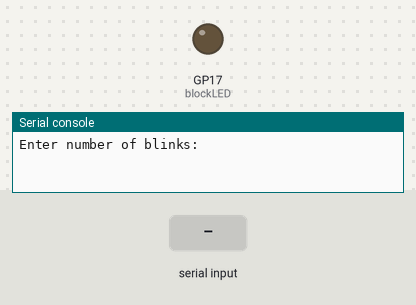
Recording of a program running on a simulated Raspberry Pi Pico running MicroPython. Parts: output pins drawn as LEDs (lit = HIGH), the last lines printed to the serial console. Dashed ring = blinking. Inputs (shaded band) come from the test bench. At 6.3 s the program stops and its outputs stay as they are.

Above: at 1.2 s.
1.3 s: "5" typed at the serial console, then Enter
At 1.7 s:
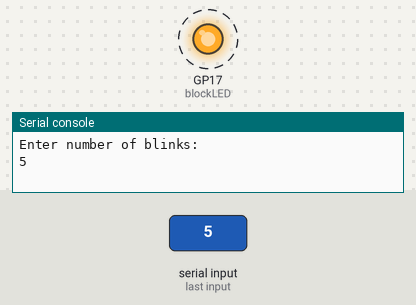
Timing chart, 0 to 7.3 s (numbered marks = the images above; inputs shaded):
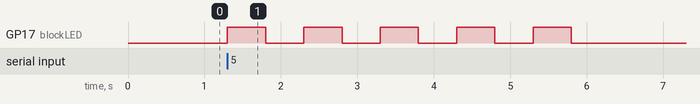

The program:

User_Number_of_Blinks_Day_2.py
```python
# Let it Glow Advent Calendar - Day 2
# User Choice for Number of Blinks - Activity 5 Sort of!
# Lori Pfahler
# December 3, 2023

from machine import Pin
from utime import sleep

# setup block LED - red
blockLED = Pin(17, Pin.OUT)

# ask user for number of blinks
# turn string from input function into an integer
nBlinks = int(input('Enter number of blinks: '))

# blink LED user number of times
for i in range(nBlinks):
    blockLED.on()
    sleep(0.5)
    blockLED.off()
    sleep(0.5)
```

Measured:
- after the input at 1.3 s, GP17 (blockLED): alternates HIGH for 0.50 s and LOW for 0.50 s, 10 changes in all, then stays LOW, starting at once
